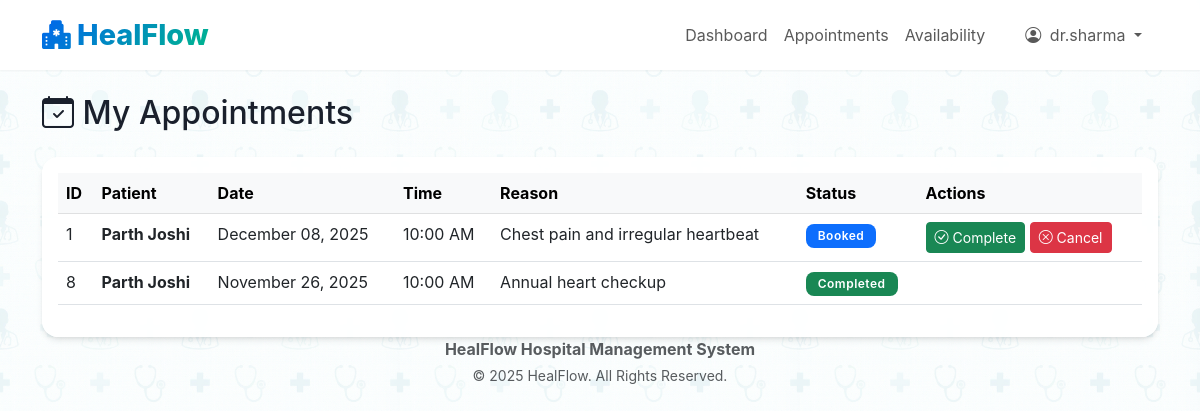
Screenshot of /doctor/appointments (signed in) with the database file from the repository.
### models.py (models this page shows, shortened)
class User(UserMixin, db.Model):
    __tablename__ = 'users'
    id = db.Column(db.Integer, primary_key=True)
    username = db.Column(db.String(80), unique=True, nullable=False)
    email = db.Column(db.String(120), unique=True, nullable=False)
    password_hash = db.Column(db.String(255), nullable=False)
    role = db.Column(db.String(20), nullable=False)
    created_at = db.Column(db.DateTime, default=datetime.utcnow)
    active = db.Column(db.Boolean, default=True)
    doctor = db.relationship('Doctor', backref='user', uselist=False, cascade='all, delete-orphan')
    patient = db.relationship('Patient', backref='user', uselist=False, cascade='all, delete-orphan')

class Appointment(db.Model):
    __tablename__ = 'appointments'
    id = db.Column(db.Integer, primary_key=True)
    patient_id = db.Column(db.Integer, db.ForeignKey('patients.id'), nullable=False)
    doctor_id = db.Column(db.Integer, db.ForeignKey('doctors.id'), nullable=False)
    appointment_date = db.Column(db.Date, nullable=False)
    appointment_time = db.Column(db.Time, nullable=False)
    status = db.Column(db.String(20), default='Booked')
    reason = db.Column(db.Text)
    created_at = db.Column(db.DateTime, default=datetime.utcnow)
    updated_at = db.Column(db.DateTime, default=datetime.utcnow, onupdate=datetime.utcnow)
    treatment = db.relationship('Treatment', backref='appointment', uselist=False, cascade='all, delete-orphan')

class Patient(db.Model):
    __tablename__ = 'patients'
    id = db.Column(db.Integer, primary_key=True)
    user_id = db.Column(db.Integer, db.ForeignKey('users.id'), nullable=False)
    full_name = db.Column(db.String(120), nullable=False)
    phone = db.Column(db.String(20))
    date_of_birth = db.Column(db.Date)
    gender = db.Column(db.String(10))
    address = db.Column(db.Text)
    blood_group = db.Column(db.String(5))
    created_at = db.Column(db.DateTime, default=datetime.utcnow)
    appointments = db.relationship('Appointment', backref='patient', lazy=True, cascade='all, delete-orphan')
    lab_bookings = db.relationship('LabBooking', backref='patient', lazy=True, cascade='all, delete-orphan')

### app.py (the view)
@app.route('/doctor/appointments')
@login_required
@doctor_required
def doctor_appointments():
    doctor = Doctor.query.filter_by(user_id=current_user.id).first()
    appointments = Appointment.query.filter_by(doctor_id=doctor.id).order_by(
        Appointment.appointment_date.desc(), Appointment.appointment_time.desc()
    ).all()
    return render_template('doctor/appointments.html', appointments=appointments)

### app.py (called while the page is built)
@login_manager.user_loader
def load_user(user_id):
    return User.query.get(int(user_id))

def doctor_required(f):
    @wraps(f)
    def decorated_function(*args, **kwargs):
        if not current_user.is_authenticated or current_user.role != 'doctor':
            flash('Access denied. Doctor privileges required.', 'danger')
            return redirect(url_for('index'))
        return f(*args, **kwargs)
    return decorated_function

@app.template_filter('format_date')
def format_date(value):
    if value is None:
        return ''
    return value.strftime('%B %d, %Y')

@app.template_filter('format_time')
def format_time(value):
    if value is None:
        return ''
    return value.strftime('%I:%M %p')

### templates/doctor/appointments.html (shortened to what this page needs)
{% extends "base.html" %}
{% block content %}
<h2 class="mb-4"><i class="bi bi-calendar-check"></i> My Appointments</h2>
<div class="card">
    <div class="card-body">
        <div class="table-responsive">
            <table class="table table-hover">
                <thead class="table-light">
                    <tr>
                        <th>ID</th>
                        <th>Patient</th>
                        <th>Date</th>
                        <th>Time</th>
                        <th>Reason</th>
                        <th>Status</th>
                        <th>Actions</th>
                    </tr>
                </thead>
                <tbody>
                    {% for appointment in appointments %}
                    <tr>
                        <td>{{ appointment.id }}</td>
                        <td><strong>{{ appointment.patient.full_name }}</strong></td>
                        <td>{{ appointment.appointment_date|format_date }}</td>
                        <td>{{ appointment.appointment_time|format_time }}</td>
                        <td>{{ appointment.reason or 'N/A' }}</td>
                        <td>
                            {% if appointment.status == 'Booked' %}
                                <span class="badge bg-primary">{{ appointment.status }}</span>
                            {% elif appointment.status == 'Completed' %}
                                <span class="badge bg-success">{{ appointment.status }}</span>
                            {% else %}
                                <span class="badge bg-danger">{{ appointment.status }}</span>
                            {% endif %}
                        </td>
                        <td>
                            {% if appointment.status == 'Booked' %}
                            <a href="{{ url_for('doctor_complete_appointment', appointment_id=appointment.id) }}" class="btn btn-sm btn-success">
                                <i class="bi bi-check-circle"></i> Complete
                            </a>
                            <form method="POST" action="{{ url_for('doctor_cancel_appointment', appointment_id=appointment.id) }}" style="display:inline;">
                                <button type="submit" class="btn btn-sm btn-danger">
                                    <i class="bi bi-x-circle"></i> Cancel
                                </button>
                            </form>
                            {% endif %}
                        </td>
                    </tr>
                    {% endfor %}
                </tbody>
            </table>
        </div>
    </div>
</div>
{% endblock %}

### templates/base.html (shortened to what this page needs)
<!DOCTYPE html>
<html lang="en">
<head>
    <link href="https://cdn.jsdelivr.net/npm/bootstrap@5.3.0/dist/css/bootstrap.min.css" rel="stylesheet">
    <link rel="stylesheet" href="https://cdn.jsdelivr.net/npm/bootstrap-icons@1.10.0/font/bootstrap-icons.css">
    <link rel="stylesheet" href="{{ url_for('static', filename='css/style.css') }}">
</head>
<body>
    {% if current_user.is_authenticated %}
    <nav class="navbar navbar-expand-lg navbar-light sticky-top">
        <div class="container">
            <a class="navbar-brand" href="{{ url_for('index') }}">
                <i class="bi bi-hospital-fill"></i> HealFlow
            </a>
            <div class="collapse navbar-collapse" id="navbarNav">
                <ul class="navbar-nav ms-auto align-items-center">
                    {% if current_user.role == 'admin' %}
                    <li class="nav-item">
                        <a class="nav-link" href="{{ url_for('admin_dashboard') }}">Dashboard</a>
                    </li>
                    <li class="nav-item">
                        <a class="nav-link" href="{{ url_for('admin_departments') }}">Departments</a>
                    </li>
                    <li class="nav-item">
                        <a class="nav-link" href="{{ url_for('admin_doctors') }}">Doctors</a>
                    </li>
                    <li class="nav-item">
                        <a class="nav-link" href="{{ url_for('admin_patients') }}">Patients</a>
                    </li>
                    <li class="nav-item">
                        <a class="nav-link" href="{{ url_for('admin_appointments') }}">Appointments</a>
                    </li>
                    {% elif current_user.role == 'doctor' %}
                    <li class="nav-item">
                        <a class="nav-link" href="{{ url_for('doctor_dashboard') }}">Dashboard</a>
                    </li>
                    <li class="nav-item">
                        <a class="nav-link" href="{{ url_for('doctor_appointments') }}">Appointments</a>
                    </li>
                    <li class="nav-item">
                        <a class="nav-link" href="{{ url_for('doctor_availability') }}">Availability</a>
                    </li>
                    {% endif %}
                    <li class="nav-item dropdown ms-3">
                        <a class="nav-link dropdown-toggle btn btn-outline-primary px-3 py-1" href="#" role="button"
                            data-bs-toggle="dropdown">
                            <i class="bi bi-person-circle me-1"></i> {{ current_user.username }}
                        </a>
                    </li>
                </ul>
            </div>
        </div>
    </nav>
    {% endif %}
    <div class="container mt-4">
        {% block content %}{% endblock %}
    </div>
    <footer class="text-center text-muted">
        <div class="container">
            <div class="row">
                <div class="col-md-12">
                    <p class="mb-1">
                        <strong>HealFlow Hospital Management System</strong>
                    </p>
                    <p class="small mb-0">
                        &copy; 2025 HealFlow. All Rights Reserved.
                    </p>
                </div>
            </div>
        </div>
    </footer>
</body>
</html>

### static/css/style.css (style rules this page uses)
:root { --primary-color: #0061f2; --primary-gradient: linear-gradient(135deg, #0061f2 0%, #00ba88 100%); --secondary-gradient: linear-gradient(135deg, #6900c7 0%, #00e0ff 100%); --accent-gradient: linear-gradient(135deg, #00ba88 0%, #00e0ff 100%); --surface-color: #ffffff; --text-primary: #1a202c; --text-secondary: #718096; --border-color: #e2e8f0; --shadow-sm: 0 1px 2px 0 rgba(0, 0, 0, 0.05); --shadow-md: 0 4px 6px -1px rgba(0, 0, 0, 0.1), 0 2px 4px -1px rgba(0, 0, 0, 0.06); --shadow-lg: 0 10px 15px -3px rgba(0, 0, 0, 0.1), 0 4px 6px -2px rgba(0, 0, 0, 0.05); --glass-bg: rgba(255, 255, 255, 0.95); }
body { min-height: 100vh; display: flex; flex-direction: column; background-color: #f8fafc; background-image: url('../images/bg.png'); background-repeat: repeat; background-size: 400px; background-attachment: fixed; font-family: 'Inter', 'Segoe UI', sans-serif; color: var(--text-primary); }
.navbar { background: var(--glass-bg); backdrop-filter: blur(10px); border-bottom: 1px solid rgba(255, 255, 255, 0.3); box-shadow: var(--shadow-sm); }
.navbar-brand { font-weight: 800; background: var(--primary-gradient); background-clip: text; -webkit-background-clip: text; -webkit-text-fill-color: transparent; color: transparent; font-size: 1.8rem; }
.card { border: none; border-radius: 16px; background: var(--glass-bg); box-shadow: var(--shadow-md); transition: all 0.3s cubic-bezier(0.4, 0, 0.2, 1); overflow: hidden; }
.badge { padding: 0.5em 1em; border-radius: 8px; font-weight: 600; letter-spacing: 0.5px; }

### rows the page displays
User: username "dr.sharma"
Appointment: id "1", patient.full_name "Parth Joshi", appointment_date "December 08, 2025", appointment_time "10:00 AM", reason "Chest pain and irregular heartbeat", status "Booked"
Appointment: id "8", patient.full_name "Parth Joshi", appointment_date "November 26, 2025", appointment_time "10:00 AM", reason "Annual heart checkup", status "Completed"
